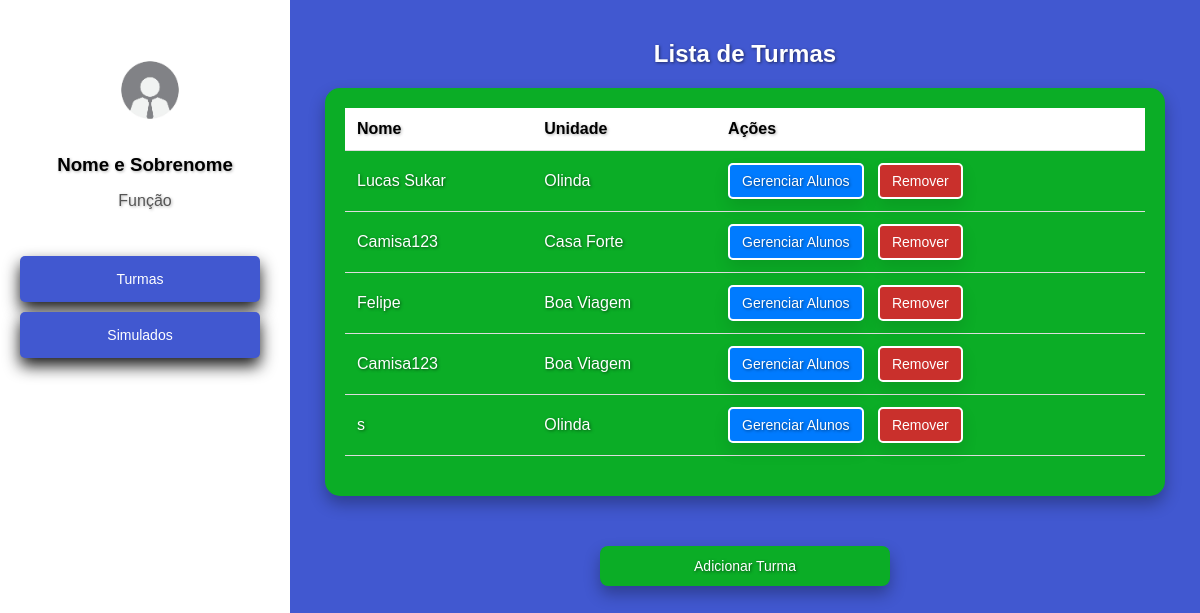
The page /cadastros/turmas/ (signed in) on the database as committed earlier.
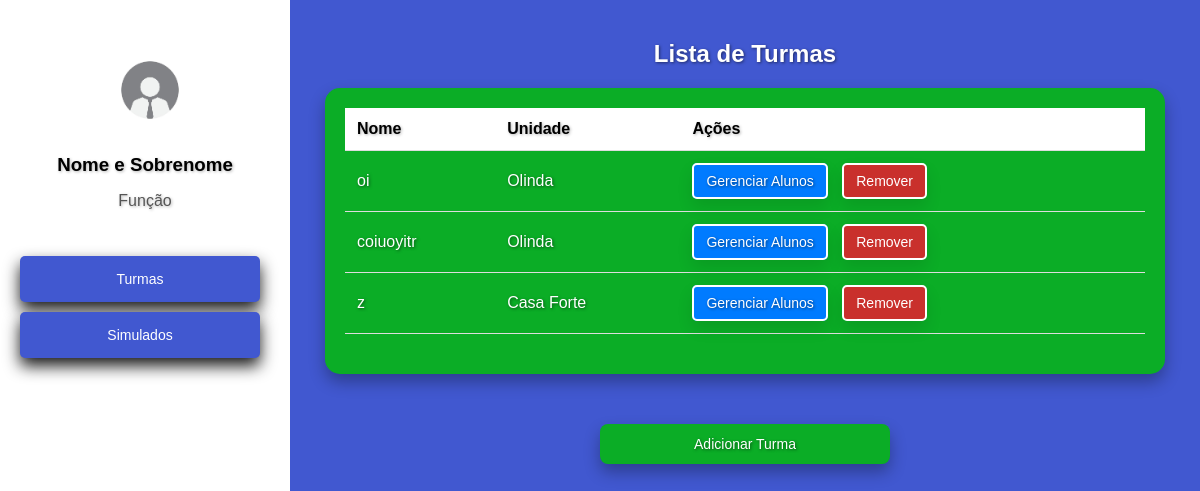
The same page on the database as committed later.
### cadastros/models.py (models this page shows, shortened)
class Turma(models.Model):
    nome = models.CharField(max_length=100)
    unidade = models.ForeignKey(Unidade, on_delete=models.CASCADE, related_name='turmas')

class Unidade(models.Model):
    nome = models.CharField(max_length=100, unique=True)
    def __str__(self):
        return self.nome

### cadastros/views.py (the view, shortened to what this page needs)
# urls.py: path('turmas/', TurmaView.as_view(), name='turmas'),
class TurmaView(LoginRequiredMixin, View):
    login_url = '/login/'  # Redireciona para login se não autenticado
    template_name_list = 'turmas.html'
    template_name_add = 'adicionar_turma.html'
    template_name_edit = 'editar_turma.html'
    def get(self, request, turma_id=None):
        if turma_id:  # Página de editar turma
            turma = get_object_or_404(Turma, id=turma_id)
            unidades = Unidade.objects.all()  # Obtendo todas as unidades
            return render(request, self.template_name_edit, {'turma': turma, 'unidades': unidades})
        elif request.path.endswith('adicionar/'):  # Página de adicionar turma
            unidades = Unidade.objects.all()  # Obtendo todas as unidades
            return render(request, self.template_name_add, {'unidades': unidades})
        else:  # Página de listagem de turmas
            turmas = Turma.objects.all()
            return render(request, self.template_name_list, {'turmas': turmas})

### cadastros/templates/turmas.html (shortened to what this page needs)
<!DOCTYPE html>
<html lang="pt-br">
<head>
</head>
<body>
    <div class="sidebar">
        <div class="profile">
            <img src="/static/imgfunc.jpg" alt="funcionario" width="100" height="100" style="margin-top: 20px; margin-left: 10px;">
            <h3>Nome e Sobrenome</h3>
            <p>Função</p>
        </div>
        <nav>
            <a href="#" id="menu-botoes">Turmas</a>
            <a href="{% url 'listar_simulados' %}" id="menu-botoes">Simulados</a>
        </nav>
    </div>
    <div class="container">
        <h2>Lista de Turmas</h2>
        <div class="table-container">
            <table>
                <thead>
                    <tr>
                        <th>Nome</th>
                        <th>Unidade</th>
                        <th>Ações</th>
                    </tr>
                </thead>
                <tbody>
                    {% for turma in turmas %}
                    <tr id="turma-{{ turma.id }}">
                        <td>{{ turma.nome }}</td>
                        <td>{{ turma.unidade }}</td>
                        <td>
                            <a href="{% url 'listar_alunos' turma.id %}" class="gerenciamento-botao">Gerenciar Alunos</a>
                            <button class="remover-turma gerenciamento-botao2" data-id="{{ turma.id }}">Remover</button>
                        </td>
                    </tr>
                    {% endfor %}
                </tbody>
            </table>
        </div>
        <a href="{% url 'adicionar_turma' %}" class="add-turma" style="text-shadow: 0.0625rem 0.0625rem 0.1875rem rgba(0, 0, 0, 0.5);">Adicionar Turma</a>
    </div>
</body>
</html>

### cadastros/templates/turmas.html (style rules this page uses)
body { font-family: Arial, sans-serif; background-color: rgb(65, 88, 208); color: #333; margin: 0; padding: 0; display: flex; height: 100vh; }
.sidebar { width: 250px; background-color: white; padding: 20px; color: black; display: flex; flex-direction: column; justify-content: flex-start; }
.sidebar .profile { text-align: center; margin-bottom: 30px; }
.sidebar .profile h3 { margin: 10px 0 5px; color: black; text-shadow: 0.0625rem 0.0625rem 0.1875rem rgba(0, 0, 0, 0.3); }
.sidebar .profile p { color: #555; text-shadow: 0.0625rem 0.0625rem 0.1875rem rgba(0, 0, 0, 0.3); }
.sidebar nav { display: flex; flex-direction: column; }
.sidebar nav a { text-decoration: none; color: white; padding: 15px; border-radius: 5px; background-color: rgb(65, 88, 208); margin-bottom: 10px; text-align: center; box-shadow: 0 0.5rem 1rem rgba(0, 0, 0, 0.9); text-decoration: none; font-size: 14px; cursor: pointer; border: none; transition: background-color 0.3s ease; }
.container { flex: 1; padding: 20px; background-color: rgb(65, 88, 208); color: white; }
h2 { text-align: center; color: #fff; margin-top: 20px; text-shadow: 0.0625rem 0.0625rem 0.1875rem rgba(0, 0, 0, 0.5); }
.table-container { margin: 0 auto; padding: 20px; max-width: 800px; background-color: rgb(11, 173, 38); border-radius: 15px; color: rgb(255, 255, 255); box-shadow: 0 0.5rem 1rem rgba(0, 0, 0, 0.3); text-shadow: 0.0625rem 0.0625rem 0.1875rem rgba(0, 0, 0, 0.5); }
table { width: 100%; border-collapse: collapse; margin-bottom: 20px; }
th, td { text-align: left; padding: 12px; border-bottom: 1px solid #ddd; }
th { background-color: #ffffff; color: black; font-weight: bold; text-shadow: 0.0625rem 0.0625rem 0.1875rem rgba(0, 0, 0, 0.3); }
tr:nth-child(even) { background-color: rgb(11, 173, 38); }
a, button { background-color: #007BFF; color: white; text-decoration: none; padding: 8px 12px; border-radius: 5px; font-size: 14px; cursor: pointer; border: none; }
a { margin-right: 10px; }
.remover-turma { background-color: #D9534F; }
.add-turma { display: block; text-align: center; background-color: rgb(11, 173, 38); color: white; padding: 12px 20px; border-radius: 8px; text-decoration: none; width: 250px; margin: 50px auto; box-shadow: 0 0.5rem 1rem rgba(0, 0, 0, 0.3); text-shadow: 0.0625rem 0.0625rem 0.1875rem rgba(0, 0, 0, 0.5); transition: background-color 0.5s ease; }
.gerenciamento-botao { box-shadow: 0 0.5rem 1rem rgba(0, 0, 0, 0.1); border: 2px solid white; padding: 8px 12px; border-radius: 5px; color: white; background-color: #007bff; transition: background-color 0.3s ease; }
.gerenciamento-botao2 { box-shadow: 0 0.5rem 1rem rgba(0, 0, 0, 0.1); border: 2px solid white; padding: 8px 12px; border-radius: 5px; color: white; background-color: #C9302C; transition: background-color 0.5s ease; }

Rows that differ between the two databases and show on the page:
removed Turma: nome "Lucas Sukar", unidade "Olinda"
removed Turma: nome "Camisa123", unidade "Casa Forte"
removed Turma: nome "Felipe", unidade "Boa Viagem"
removed Turma: nome "Camisa123", unidade "Boa Viagem"
removed Turma: nome "s", unidade "Olinda"
added Turma: nome "oi", unidade "Olinda"
added Turma: nome "coiuoyitr", unidade "Olinda"
added Turma: nome "z", unidade "Casa Forte"
